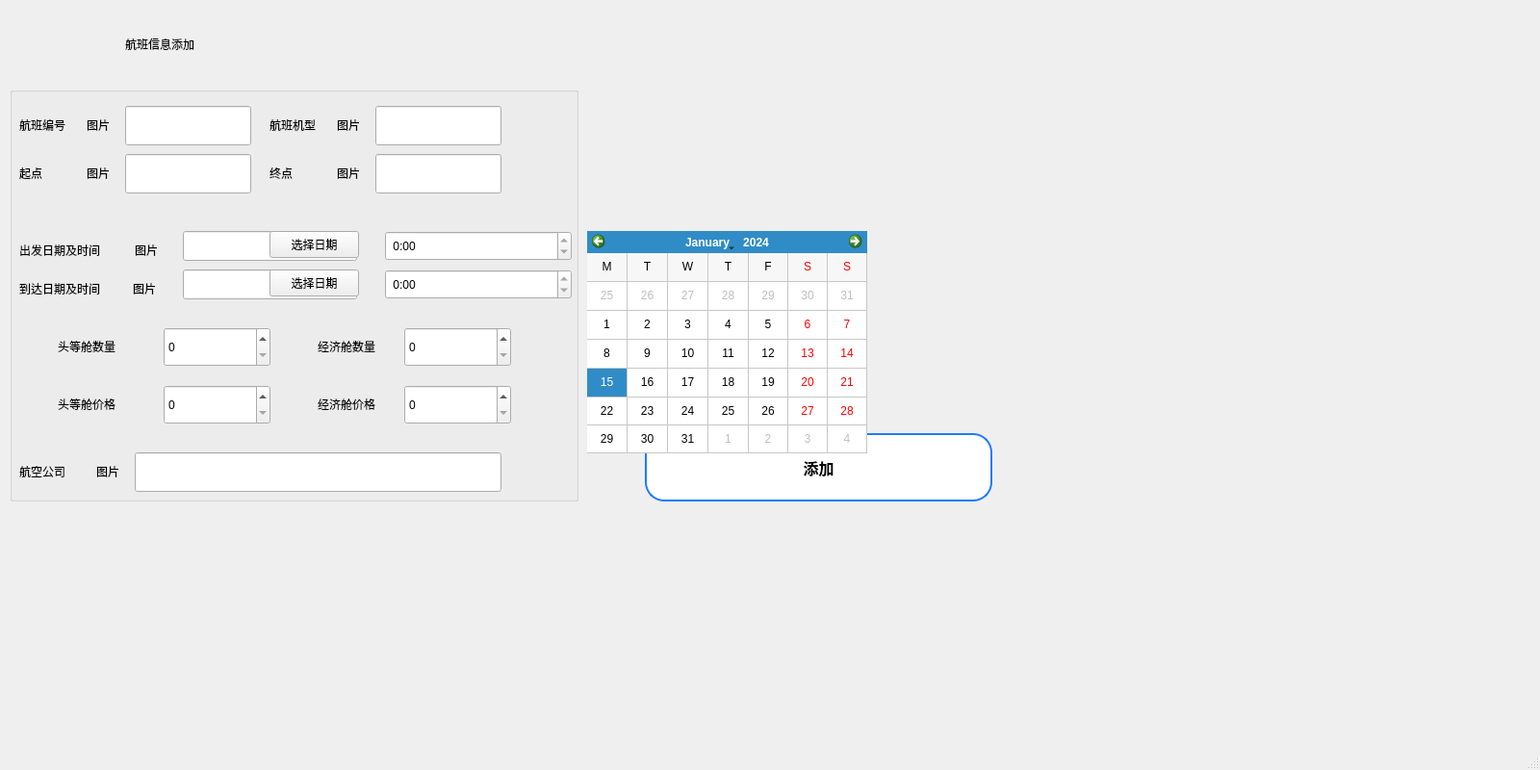
<?xml version="1.0" encoding="UTF-8"?>
<ui version="4.0">
 <class>adminAddFlightWindow</class>
 <widget class="QMainWindow" name="adminAddFlightWindow">
  <property name="geometry">
   <rect>
    <x>0</x>
    <y>0</y>
    <width>1600</width>
    <height>800</height>
   </rect>
  </property>
  <property name="windowTitle">
   <string>MainWindow</string>
  </property>
  <widget class="QWidget" name="centralwidget">
   <widget class="QGroupBox" name="groupBox">
    <property name="geometry">
     <rect>
      <x>10</x>
      <y>90</y>
      <width>591</width>
      <height>431</height>
     </rect>
    </property>
    <property name="styleSheet">
     <string notr="true"/>
    </property>
    <property name="title">
     <string/>
    </property>
    <widget class="QLabel" name="label_2">
     <property name="geometry">
      <rect>
       <x>10</x>
       <y>30</y>
       <width>69</width>
       <height>19</height>
      </rect>
     </property>
     <property name="text">
      <string>航班编号</string>
     </property>
    </widget>
    <widget class="QLineEdit" name="lineEdit_flightNumber">
     <property name="geometry">
      <rect>
       <x>120</x>
       <y>20</y>
       <width>131</width>
       <height>41</height>
      </rect>
     </property>
    </widget>
    <widget class="QLabel" name="img_flightNumber">
     <property name="geometry">
      <rect>
       <x>80</x>
       <y>30</y>
       <width>31</width>
       <height>19</height>
      </rect>
     </property>
     <property name="text">
      <string>图片</string>
     </property>
    </widget>
    <widget class="QLabel" name="label_4">
     <property name="geometry">
      <rect>
       <x>270</x>
       <y>30</y>
       <width>69</width>
       <height>19</height>
      </rect>
     </property>
     <property name="text">
      <string>航班机型</string>
     </property>
    </widget>
    <widget class="QLineEdit" name="lineEdit_aircraftModel">
     <property name="geometry">
      <rect>
       <x>380</x>
       <y>20</y>
       <width>131</width>
       <height>41</height>
      </rect>
     </property>
    </widget>
    <widget class="QLabel" name="img_aircraftModel">
     <property name="geometry">
      <rect>
       <x>340</x>
       <y>30</y>
       <width>31</width>
       <height>19</height>
      </rect>
     </property>
     <property name="text">
      <string>图片</string>
     </property>
    </widget>
    <widget class="QLabel" name="label_6">
     <property name="geometry">
      <rect>
       <x>10</x>
       <y>80</y>
       <width>69</width>
       <height>19</height>
      </rect>
     </property>
     <property name="text">
      <string>起点</string>
     </property>
    </widget>
    <widget class="QLineEdit" name="lineEdit_departure">
     <property name="geometry">
      <rect>
       <x>120</x>
       <y>70</y>
       <width>131</width>
       <height>41</height>
      </rect>
     </property>
    </widget>
    <widget class="QLabel" name="img_departure">
     <property name="geometry">
      <rect>
       <x>80</x>
       <y>80</y>
       <width>31</width>
       <height>19</height>
      </rect>
     </property>
     <property name="text">
      <string>图片</string>
     </property>
    </widget>
    <widget class="QLabel" name="label_8">
     <property name="geometry">
      <rect>
       <x>270</x>
       <y>80</y>
       <width>69</width>
       <height>19</height>
      </rect>
     </property>
     <property name="text">
      <string>终点</string>
     </property>
    </widget>
    <widget class="QLineEdit" name="lineEdit_destination">
     <property name="geometry">
      <rect>
       <x>380</x>
       <y>70</y>
       <width>131</width>
       <height>41</height>
      </rect>
     </property>
    </widget>
    <widget class="QLabel" name="img_destination">
     <property name="geometry">
      <rect>
       <x>340</x>
       <y>80</y>
       <width>31</width>
       <height>19</height>
      </rect>
     </property>
     <property name="text">
      <string>图片</string>
     </property>
    </widget>
    <widget class="QLabel" name="label_10">
     <property name="geometry">
      <rect>
       <x>10</x>
       <y>160</y>
       <width>141</width>
       <height>19</height>
      </rect>
     </property>
     <property name="text">
      <string>出发日期及时间</string>
     </property>
    </widget>
    <widget class="QLabel" name="img_date1">
     <property name="geometry">
      <rect>
       <x>130</x>
       <y>160</y>
       <width>31</width>
       <height>19</height>
      </rect>
     </property>
     <property name="text">
      <string>图片</string>
     </property>
    </widget>
    <widget class="QLineEdit" name="lineEdit_date1">
     <property name="geometry">
      <rect>
       <x>180</x>
       <y>150</y>
       <width>181</width>
       <height>31</height>
      </rect>
     </property>
    </widget>
    <widget class="QPushButton" name="btn_selectDate1">
     <property name="geometry">
      <rect>
       <x>270</x>
       <y>150</y>
       <width>93</width>
       <height>28</height>
      </rect>
     </property>
     <property name="text">
      <string>选择日期</string>
     </property>
    </widget>
    <widget class="QDateTimeEdit" name="dateTimeEdit1">
     <property name="geometry">
      <rect>
       <x>390</x>
       <y>150</y>
       <width>194</width>
       <height>31</height>
      </rect>
     </property>
     <property name="displayFormat">
      <string> H:mm</string>
     </property>
    </widget>
    <widget class="QDateTimeEdit" name="dateTimeEdit2">
     <property name="geometry">
      <rect>
       <x>390</x>
       <y>190</y>
       <width>194</width>
       <height>31</height>
      </rect>
     </property>
     <property name="displayFormat">
      <string> H:mm</string>
     </property>
    </widget>
    <widget class="QPushButton" name="btn_selectDate2">
     <property name="geometry">
      <rect>
       <x>270</x>
       <y>190</y>
       <width>93</width>
       <height>28</height>
      </rect>
     </property>
     <property name="text">
      <string>选择日期</string>
     </property>
    </widget>
    <widget class="QLabel" name="label_13">
     <property name="geometry">
      <rect>
       <x>10</x>
       <y>200</y>
       <width>141</width>
       <height>19</height>
      </rect>
     </property>
     <property name="text">
      <string>到达日期及时间</string>
     </property>
    </widget>
    <widget class="QLineEdit" name="lineEdit_date2">
     <property name="geometry">
      <rect>
       <x>180</x>
       <y>190</y>
       <width>181</width>
       <height>31</height>
      </rect>
     </property>
    </widget>
    <widget class="QLabel" name="img_date2">
     <property name="geometry">
      <rect>
       <x>128</x>
       <y>200</y>
       <width>31</width>
       <height>20</height>
      </rect>
     </property>
     <property name="text">
      <string>图片</string>
     </property>
    </widget>
    <widget class="QSpinBox" name="spinBox_firstClassSeat">
     <property name="geometry">
      <rect>
       <x>160</x>
       <y>250</y>
       <width>111</width>
       <height>41</height>
      </rect>
     </property>
     <property name="maximum">
      <number>20000</number>
     </property>
    </widget>
    <widget class="QLabel" name="label_14">
     <property name="geometry">
      <rect>
       <x>50</x>
       <y>260</y>
       <width>81</width>
       <height>20</height>
      </rect>
     </property>
     <property name="text">
      <string>头等舱数量</string>
     </property>
    </widget>
    <widget class="QSpinBox" name="spinBox_economyClassSeat">
     <property name="geometry">
      <rect>
       <x>410</x>
       <y>250</y>
       <width>111</width>
       <height>41</height>
      </rect>
     </property>
     <property name="maximum">
      <number>20000</number>
     </property>
    </widget>
    <widget class="QLabel" name="label_15">
     <property name="geometry">
      <rect>
       <x>320</x>
       <y>260</y>
       <width>81</width>
       <height>20</height>
      </rect>
     </property>
     <property name="text">
      <string>经济舱数量</string>
     </property>
    </widget>
    <widget class="QLabel" name="label_16">
     <property name="geometry">
      <rect>
       <x>320</x>
       <y>320</y>
       <width>81</width>
       <height>20</height>
      </rect>
     </property>
     <property name="text">
      <string>经济舱价格</string>
     </property>
    </widget>
    <widget class="QSpinBox" name="spinBox_firstClassPrice">
     <property name="geometry">
      <rect>
       <x>160</x>
       <y>310</y>
       <width>111</width>
       <height>41</height>
      </rect>
     </property>
     <property name="readOnly">
      <bool>false</bool>
     </property>
     <property name="buttonSymbols">
      <enum>QAbstractSpinBox::ButtonSymbols::UpDownArrows</enum>
     </property>
     <property name="maximum">
      <number>20000</number>
     </property>
    </widget>
    <widget class="QLabel" name="label_17">
     <property name="geometry">
      <rect>
       <x>50</x>
       <y>320</y>
       <width>81</width>
       <height>20</height>
      </rect>
     </property>
     <property name="text">
      <string>头等舱价格</string>
     </property>
    </widget>
    <widget class="QSpinBox" name="spinBox_economyClassPrice">
     <property name="geometry">
      <rect>
       <x>410</x>
       <y>310</y>
       <width>111</width>
       <height>41</height>
      </rect>
     </property>
     <property name="maximum">
      <number>20000</number>
     </property>
    </widget>
    <widget class="QLabel" name="label_18">
     <property name="geometry">
      <rect>
       <x>10</x>
       <y>390</y>
       <width>69</width>
       <height>19</height>
      </rect>
     </property>
     <property name="text">
      <string>航空公司</string>
     </property>
    </widget>
    <widget class="QLineEdit" name="lineEdit_airlineCompany">
     <property name="geometry">
      <rect>
       <x>130</x>
       <y>380</y>
       <width>381</width>
       <height>41</height>
      </rect>
     </property>
    </widget>
    <widget class="QLabel" name="img_airlineCompany">
     <property name="geometry">
      <rect>
       <x>90</x>
       <y>390</y>
       <width>31</width>
       <height>19</height>
      </rect>
     </property>
     <property name="text">
      <string>图片</string>
     </property>
    </widget>
    <zorder>lineEdit_date2</zorder>
    <zorder>lineEdit_date1</zorder>
    <zorder>label_2</zorder>
    <zorder>lineEdit_flightNumber</zorder>
    <zorder>img_flightNumber</zorder>
    <zorder>label_4</zorder>
    <zorder>lineEdit_aircraftModel</zorder>
    <zorder>img_aircraftModel</zorder>
    <zorder>label_6</zorder>
    <zorder>lineEdit_departure</zorder>
    <zorder>img_departure</zorder>
    <zorder>label_8</zorder>
    <zorder>lineEdit_destination</zorder>
    <zorder>img_destination</zorder>
    <zorder>label_10</zorder>
    <zorder>img_date1</zorder>
    <zorder>btn_selectDate1</zorder>
    <zorder>dateTimeEdit1</zorder>
    <zorder>dateTimeEdit2</zorder>
    <zorder>btn_selectDate2</zorder>
    <zorder>label_13</zorder>
    <zorder>img_date2</zorder>
    <zorder>label_14</zorder>
    <zorder>label_15</zorder>
    <zorder>label_16</zorder>
    <zorder>label_17</zorder>
    <zorder>label_18</zorder>
    <zorder>lineEdit_airlineCompany</zorder>
    <zorder>img_airlineCompany</zorder>
    <zorder>spinBox_firstClassSeat</zorder>
    <zorder>spinBox_firstClassPrice</zorder>
    <zorder>spinBox_economyClassSeat</zorder>
    <zorder>spinBox_economyClassPrice</zorder>
   </widget>
   <widget class="QLabel" name="label">
    <property name="geometry">
     <rect>
      <x>130</x>
      <y>10</y>
      <width>321</width>
      <height>71</height>
     </rect>
    </property>
    <property name="styleSheet">
     <string notr="true">font: 30pt &quot;千图笔锋手写体&quot;;</string>
    </property>
    <property name="text">
     <string>航班信息添加</string>
    </property>
   </widget>
   <widget class="QLabel" name="img_map">
    <property name="geometry">
     <rect>
      <x>640</x>
      <y>40</y>
      <width>431</width>
      <height>421</height>
     </rect>
    </property>
    <property name="text">
     <string/>
    </property>
   </widget>
   <widget class="QPushButton" name="btn_add">
    <property name="geometry">
     <rect>
      <x>670</x>
      <y>450</y>
      <width>361</width>
      <height>71</height>
     </rect>
    </property>
    <property name="styleSheet">
     <string notr="true">QPushButton {
    background: white;
    color: black;
    border-radius: 20px;
    font-size: 16px;
    padding: 10px;
    font-weight: bold;
    border: 2px solid #1d7bff; /* 添加边框颜色 */
}

QPushButton:hover {
    background-color: rgb(29, 123, 255); /* 悬浮时的背景色 */
    color: white; /* 悬浮时字体颜色变白 */
}

QPushButton:pressed {
    background-color: rgb(29, 123, 255); /* 点击时的背景色 */
}
</string>
    </property>
    <property name="text">
     <string>添加</string>
    </property>
   </widget>
   <widget class="QCalendarWidget" name="calendarWidget">
    <property name="geometry">
     <rect>
      <x>610</x>
      <y>240</y>
      <width>291</width>
      <height>231</height>
     </rect>
    </property>
    <property name="styleSheet">
     <string notr="true">color: rgb(0, 0, 0);
QCalendarWidget QToolButton {
    min-width: 100px; /* 修改按钮宽度 */
    min-height: 40px; /* 修改按钮高度 */
}</string>
    </property>
    <property name="gridVisible">
     <bool>true</bool>
    </property>
    <property name="horizontalHeaderFormat">
     <enum>QCalendarWidget::HorizontalHeaderFormat::SingleLetterDayNames</enum>
    </property>
    <property name="verticalHeaderFormat">
     <enum>QCalendarWidget::VerticalHeaderFormat::NoVerticalHeader</enum>
    </property>
    <property name="navigationBarVisible">
     <bool>true</bool>
    </property>
    <property name="dateEditEnabled">
     <bool>true</bool>
    </property>
   </widget>
  </widget>
  <widget class="QMenuBar" name="menubar">
   <property name="geometry">
    <rect>
     <x>0</x>
     <y>0</y>
     <width>1600</width>
     <height>25</height>
    </rect>
   </property>
  </widget>
  <widget class="QStatusBar" name="statusbar"/>
 </widget>
 <resources/>
 <connections/>
</ui>
